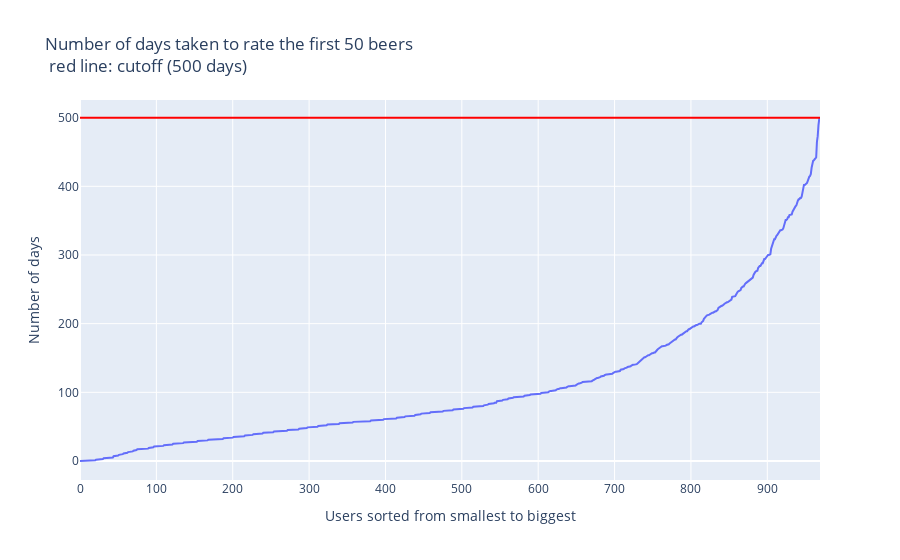

This figure's notebook cell:
### Code cell
df_check = df_valid_users['50'].to_frame()
df_check.sort_values(by = '50', inplace=True)
fig = px.line(df_check, x = range(df_check.shape[0]), y = '50',
    title="Number of days users take to rate the first 50 beers <br>red line: cutoff (500 days)<br>").update_layout(    
    xaxis_title="Users sorted from smallest to biggest",
    yaxis_title="Number of days"
)
fig.add_hline(500, line_color = 'red')
fig.show()

### Figure 1 — Plotly figure (JSON) as saved in the notebook; plotly's stock layout.template omitted (floating-point values rounded to 4 significant figures; data arrays with more than 128 entries replaced by an {"elided": "..."} marker saying what was removed)
{"data": [{"hovertemplate": "x=%{x}<br>50=%{y}<extra></extra>", "legendgroup": "", "line": {"color": "#636efa", "dash": "solid"}, "marker": {"symbol": "circle"}, "mode": "lines", "name": "", "orientation": "v", "showlegend": false, "type": "scatter", "x": {"elided": "970 int values"}, "xaxis": "x", "y": {"elided": "970 int values"}, "yaxis": "y"}], "layout": {"legend": {"tracegroupgap": 0}, "shapes": [{"line": {"color": "red"}, "type": "line", "x0": 0, "x1": 1, "xref": "x domain", "y0": 500, "y1": 500, "yref": "y"}], "title": {"text": "Number of days taken to rate the first 50 beers <br> red line: cutoff (500 days) <br>"}, "xaxis": {"anchor": "y", "domain": [0, 1], "title": {"text": "Users sorted from smallest to biggest"}}, "yaxis": {"anchor": "x", "domain": [0, 1], "title": {"text": "Number of days"}}}}
